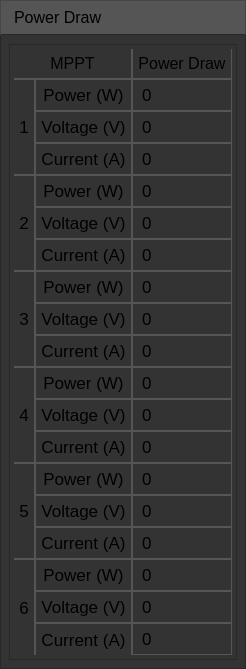
         <widget class="QWidget" name="powerDrawWindow" native="true">
          <property name="styleSheet">
           <string notr="true">QWidget {
	background: rgb(51, 51, 51);
	border-style:solid;
	border-width: 1px;
	border-color: rgb(40,40,40);
	padding: 9px;
border-image: none;
}

QLabel {
	alignment: center;
	padding: 1px;
}</string>
          </property>
          <layout class="QVBoxLayout" name="powerDrawWindowLayout">
           <property name="spacing">
            <number>0</number>
           </property>
           <property name="leftMargin">
            <number>0</number>
           </property>
           <property name="topMargin">
            <number>0</number>
           </property>
           <property name="rightMargin">
            <number>0</number>
           </property>
           <property name="bottomMargin">
            <number>0</number>
           </property>
           <item>
            <widget class="QWidget" name="powerDrawTitleBar" native="true">
             <property name="minimumSize">
              <size>
               <width>0</width>
               <height>35</height>
              </size>
             </property>
             <property name="maximumSize">
              <size>
               <width>16777215</width>
               <height>35</height>
              </size>
             </property>
             <property name="styleSheet">
              <string notr="true">QWidget {
	background: rgb(85, 85, 85);
	border-color: rgb(70,70,70);
	padding: 2px;
	background: url(:/Resources/SubTitleBar.png);
	border-bottom-color: rgb(40,40,40);
}</string>
             </property>
             <layout class="QHBoxLayout" name="powerDrawTitleBarLayout">
              <property name="spacing">
               <number>9</number>
              </property>
              <property name="leftMargin">
               <number>9</number>
              </property>
              <property name="topMargin">
               <number>4</number>
              </property>
              <property name="rightMargin">
               <number>9</number>
              </property>
              <property name="bottomMargin">
               <number>4</number>
              </property>
              <item>
               <widget class="QLabel" name="powerDrawTitleLabel">
                <property name="styleSheet">
                 <string notr="true">border-style: none;
background: none;</string>
                </property>
                <property name="text">
                 <string>&lt;html&gt;&lt;head/&gt;&lt;body&gt;&lt;p&gt;&lt;span style=&quot; font-size:12pt;&quot;&gt;Power Draw&lt;/span&gt;&lt;/p&gt;&lt;/body&gt;&lt;/html&gt;</string>
                </property>
               </widget>
              </item>
             </layout>
            </widget>
           </item>
           <item>
            <layout class="QGridLayout" name="powerDrawContentLayout" rowstretch="0">
             <property name="leftMargin">
              <number>9</number>
             </property>
             <property name="topMargin">
              <number>9</number>
             </property>
             <property name="rightMargin">
              <number>9</number>
             </property>
             <property name="bottomMargin">
              <number>9</number>
             </property>
             <property name="verticalSpacing">
              <number>9</number>
             </property>
             <item row="0" column="0">
              <widget class="QWidget" name="powerDrawContent" native="true">
               <property name="styleSheet">
                <string notr="true">QLabel {
	border: 1px solid rgb(85, 85, 85);
	padding: 5px;
	border-radius: 0px;
	qproperty-alignment: AlignCenter;
	font-size: 17px;
}</string>
               </property>
               <layout class="QGridLayout" name="powerDrawContentLayout2">
                <property name="leftMargin">
                 <number>5</number>
                </property>
                <property name="topMargin">
                 <number>5</number>
                </property>
                <property name="rightMargin">
                 <number>5</number>
                </property>
                <property name="bottomMargin">
                 <number>5</number>
                </property>
                <property name="spacing">
                 <number>0</number>
                </property>
                <item row="0" column="0">
                 <layout class="QGridLayout" name="powerDrawLayout">
                  <property name="spacing">
                   <number>0</number>
                  </property>
                  <item row="0" column="1">
                   <widget class="QLabel" name="powerPowerDrawLabel">
                    <property name="minimumSize">
                     <size>
                      <width>100</width>
                      <height>0</height>
                     </size>
                    </property>
                    <property name="styleSheet">
                     <string notr="true">border-top: none;</string>
                    </property>
                    <property name="text">
                     <string>&lt;html&gt;&lt;head/&gt;&lt;body&gt;&lt;p&gt;&lt;span style=&quot; font-size:12pt;&quot;&gt;Power Draw&lt;/span&gt;&lt;/p&gt;&lt;/body&gt;&lt;/html&gt;</string>
                    </property>
                    <property name="alignment">
                     <set>Qt::AlignCenter</set>
                    </property>
                   </widget>
                  </item>
                  <item row="6" column="0">
                   <layout class="QGridLayout" name="power6MPPTLayout">
                    <property name="spacing">
                     <number>0</number>
                    </property>
                    <item row="0" column="1">
                     <widget class="QLabel" name="power6Label">
                      <property name="text">
                       <string>Power (W)</string>
                      </property>
                      <property name="alignment">
                       <set>Qt::AlignCenter</set>
                      </property>
                     </widget>
                    </item>
                    <item row="2" column="1">
                     <widget class="QLabel" name="power6CurrentLabel">
                      <property name="styleSheet">
                       <string notr="true">border-bottom: none;</string>
                      </property>
                      <property name="text">
                       <string>Current (A)</string>
                      </property>
                      <property name="alignment">
                       <set>Qt::AlignCenter</set>
                      </property>
                     </widget>
                    </item>
                    <item row="1" column="1">
                     <widget class="QLabel" name="power6VoltageLabel">
                      <property name="text">
                       <string>Voltage (V)</string>
                      </property>
                      <property name="alignment">
                       <set>Qt::AlignCenter</set>
                      </property>
                     </widget>
                    </item>
                    <item row="0" column="0" rowspan="3">
                     <widget class="QLabel" name="power6PowerLabel">
                      <property name="styleSheet">
                       <string notr="true">border-left: none;
border-bottom: none;</string>
                      </property>
                      <property name="text">
                       <string>6</string>
                      </property>
                      <property name="alignment">
                       <set>Qt::AlignCenter</set>
                      </property>
                     </widget>
                    </item>
                   </layout>
                  </item>
                  <item row="2" column="0">
                   <layout class="QGridLayout" name="power2MPPTLayout">
                    <property name="spacing">
                     <number>0</number>
                    </property>
                    <item row="0" column="1">
                     <widget class="QLabel" name="power2PowerLabel">
                      <property name="text">
                       <string>Power (W)</string>
                      </property>
                      <property name="alignment">
                       <set>Qt::AlignCenter</set>
                      </property>
                     </widget>
                    </item>
                    <item row="1" column="1">
                     <widget class="QLabel" name="power2VoltageLabel">
                      <property name="text">
                       <string>Voltage (V)</string>
                      </property>
                      <property name="alignment">
                       <set>Qt::AlignCenter</set>
                      </property>
                     </widget>
                    </item>
                    <item row="2" column="1">
                     <widget class="QLabel" name="power2CurrentLabel">
                      <property name="text">
                       <string>Current (A)</string>
                      </property>
                      <property name="alignment">
                       <set>Qt::AlignCenter</set>
                      </property>
                     </widget>
                    </item>
                    <item row="0" column="0" rowspan="3">
                     <widget class="QLabel" name="power2Label">
                      <property name="styleSheet">
                       <string notr="true">border-left: none;</string>
                      </property>
                      <property name="text">
                       <string>2</string>
                      </property>
                      <property name="alignment">
                       <set>Qt::AlignCenter</set>
                      </property>
                     </widget>
                    </item>
                   </layout>
                  </item>
                  <item row="5" column="0">
                   <layout class="QGridLayout" name="power5MPPTLayout">
                    <property name="spacing">
                     <number>0</number>
                    </property>
                    <item row="1" column="1">
                     <widget class="QLabel" name="power5VoltageLabel">
                      <property name="text">
                       <string>Voltage (V)</string>
                      </property>
                      <property name="alignment">
                       <set>Qt::AlignCenter</set>
                      </property>
                     </widget>
                    </item>
                    <item row="0" column="1">
                     <widget class="QLabel" name="power5PowerLabel">
                      <property name="text">
                       <string>Power (W)</string>
                      </property>
                      <property name="alignment">
                       <set>Qt::AlignCenter</set>
                      </property>
                     </widget>
                    </item>
                    <item row="2" column="1">
                     <widget class="QLabel" name="power5CurrentLabel">
                      <property name="text">
                       <string>Current (A)</string>
                      </property>
                      <property name="alignment">
                       <set>Qt::AlignCenter</set>
                      </property>
                     </widget>
                    </item>
                    <item row="0" column="0" rowspan="3">
                     <widget class="QLabel" name="power5Label">
                      <property name="styleSheet">
                       <string notr="true">border-left: none;</string>
                      </property>
                      <property name="text">
                       <string>5</string>
                      </property>
                      <property name="alignment">
                       <set>Qt::AlignCenter</set>
                      </property>
                     </widget>
                    </item>
                   </layout>
                  </item>
                  <item row="0" column="0">
                   <widget class="QLabel" name="powerDrawMPPTLabel">
                    <property name="maximumSize">
                     <size>
                      <width>999999</width>
                      <height>50</height>
                     </size>
                    </property>
                    <property name="styleSheet">
                     <string notr="true">border-top: none;
border-left: none;</string>
                    </property>
                    <property name="text">
                     <string>&lt;html&gt;&lt;head/&gt;&lt;body&gt;&lt;p&gt;&lt;span style=&quot; font-size:12pt;&quot;&gt;MPPT&lt;/span&gt;&lt;/p&gt;&lt;/body&gt;&lt;/html&gt;</string>
                    </property>
                    <property name="textFormat">
                     <enum>Qt::RichText</enum>
                    </property>
                    <property name="alignment">
                     <set>Qt::AlignCenter</set>
                    </property>
                   </widget>
                  </item>
                  <item row="1" column="0">
                   <layout class="QGridLayout" name="power1MPPTLayout">
                    <property name="spacing">
                     <number>0</number>
                    </property>
                    <item row="3" column="1">
                     <widget class="QLabel" name="power1CurrentLabel">
                      <property name="text">
                       <string>Current (A)</string>
                      </property>
                      <property name="alignment">
                       <set>Qt::AlignCenter</set>
                      </property>
                     </widget>
                    </item>
                    <item row="2" column="1">
                     <widget class="QLabel" name="power1VoltageLabel">
                      <property name="text">
                       <string>Voltage (V)</string>
                      </property>
                      <property name="alignment">
                       <set>Qt::AlignCenter</set>
                      </property>
                     </widget>
                    </item>
                    <item row="1" column="1">
                     <widget class="QLabel" name="power1PowerLabel">
                      <property name="text">
                       <string>Power (W)</string>
                      </property>
                      <property name="alignment">
                       <set>Qt::AlignCenter</set>
                      </property>
                     </widget>
                    </item>
                    <item row="1" column="0" rowspan="3">
                     <widget class="QLabel" name="power1Label">
                      <property name="styleSheet">
                       <string notr="true">border-left: none;</string>
                      </property>
                      <property name="text">
                       <string>1</string>
                      </property>
                      <property name="alignment">
                       <set>Qt::AlignCenter</set>
                      </property>
                     </widget>
                    </item>
                   </layout>
                  </item>
                  <item row="3" column="0">
                   <layout class="QGridLayout" name="power3MPPTLayout">
                    <property name="spacing">
                     <number>0</number>
                    </property>
                    <item row="0" column="1">
                     <widget class="QLabel" name="power3PowerLabel">
                      <property name="text">
                       <string>Power (W)</string>
                      </property>
                      <property name="alignment">
                       <set>Qt::AlignCenter</set>
                      </property>
                     </widget>
                    </item>
                    <item row="1" column="1">
                     <widget class="QLabel" name="power3VoltageLabel">
                      <property name="text">
                       <string>Voltage (V)</string>
                      </property>
                      <property name="alignment">
                       <set>Qt::AlignCenter</set>
                      </property>
                     </widget>
                    </item>
                    <item row="2" column="1">
                     <widget class="QLabel" name="power3CurrentLabel">
                      <property name="text">
                       <string>Current (A)</string>
                      </property>
                      <property name="alignment">
                       <set>Qt::AlignCenter</set>
                      </property>
                     </widget>
                    </item>
                    <item row="0" column="0" rowspan="3">
                     <widget class="QLabel" name="power3Label">
                      <property name="styleSheet">
                       <string notr="true">border-left: none;</string>
                      </property>
                      <property name="text">
                       <string>3</string>
                      </property>
                      <property name="alignment">
                       <set>Qt::AlignCenter</set>
                      </property>
                     </widget>
                    </item>
                   </layout>
                  </item>
                  <item row="4" column="0">
                   <layout class="QGridLayout" name="power4MPPTLayout">
                    <property name="spacing">
                     <number>0</number>
                    </property>
                    <item row="0" column="1">
                     <widget class="QLabel" name="power4PowerLabel">
                      <property name="text">
                       <string>Power (W)</string>
                      </property>
                      <property name="alignment">
                       <set>Qt::AlignCenter</set>
                      </property>
                     </widget>
                    </item>
                    <item row="2" column="1">
                     <widget class="QLabel" name="power4CurrentLabel">
                      <property name="text">
                       <string>Current (A)</string>
                      </property>
                      <property name="alignment">
                       <set>Qt::AlignCenter</set>
                      </property>
                     </widget>
                    </item>
                    <item row="1" column="1">
                     <widget class="QLabel" name="power4VoltageLabel">
                      <property name="text">
                       <string>Voltage (V)</string>
                      </property>
                      <property name="alignment">
                       <set>Qt::AlignCenter</set>
                      </property>
                     </widget>
                    </item>
                    <item row="0" column="0" rowspan="3">
                     <widget class="QLabel" name="power4Label">
                      <property name="styleSheet">
                       <string notr="true">border-left: none;</string>
                      </property>
                      <property name="text">
                       <string>4</string>
                      </property>
                      <property name="alignment">
                       <set>Qt::AlignCenter</set>
                      </property>
                     </widget>
                    </item>
                   </layout>
                  </item>
                  <item row="1" column="1">
                   <layout class="QVBoxLayout" name="power1PowerLayout">
                    <property name="spacing">
                     <number>0</number>
                    </property>
                    <item>
                     <widget class="QLabel" name="power1PowerValue">
                      <property name="text">
                       <string>0</string>
                      </property>
                     </widget>
                    </item>
                    <item>
                     <widget class="QLabel" name="power1VoltageValue">
                      <property name="text">
                       <string>0</string>
                      </property>
                     </widget>
                    </item>
                    <item>
                     <widget class="QLabel" name="power1CurrentValue">
                      <property name="text">
                       <string>0</string>
                      </property>
                     </widget>
                    </item>
                   </layout>
                  </item>
                  <item row="2" column="1">
                   <layout class="QVBoxLayout" name="power2PowerLayout">
                    <property name="spacing">
                     <number>0</number>
                    </property>
                    <item>
                     <widget class="QLabel" name="power2PowerValue">
                      <property name="text">
                       <string>0</string>
                      </property>
                     </widget>
                    </item>
                    <item>
                     <widget class="QLabel" name="power2VoltageValue">
                      <property name="text">
                       <string>0</string>
                      </property>
                     </widget>
                    </item>
                    <item>
                     <widget class="QLabel" name="power2CurrentValue">
                      <property name="text">
                       <string>0</string>
                      </property>
                     </widget>
                    </item>
                   </layout>
                  </item>
                  <item row="3" column="1">
                   <layout class="QVBoxLayout" name="power3PowerLayout">
                    <property name="spacing">
                     <number>0</number>
                    </property>
                    <item>
                     <widget class="QLabel" name="power3PowerValue">
                      <property name="text">
                       <string>0</string>
                      </property>
                     </widget>
                    </item>
                    <item>
                     <widget class="QLabel" name="power3VoltageValue">
                      <property name="text">
                       <string>0</string>
                      </property>
                     </widget>
                    </item>
                    <item>
                     <widget class="QLabel" name="power3CurrentValue">
                      <property name="text">
                       <string>0</string>
                      </property>
                     </widget>
                    </item>
                   </layout>
                  </item>
                  <item row="4" column="1">
                   <layout class="QVBoxLayout" name="power4PowerLayout">
                    <property name="spacing">
                     <number>0</number>
                    </property>
                    <item>
                     <widget class="QLabel" name="power4PowerValue">
                      <property name="text">
                       <string>0</string>
                      </property>
                     </widget>
                    </item>
                    <item>
                     <widget class="QLabel" name="power4VoltageValue">
                      <property name="text">
                       <string>0</string>
                      </property>
                     </widget>
                    </item>
                    <item>
                     <widget class="QLabel" name="power4CurrentValue">
                      <property name="text">
                       <string>0</string>
                      </property>
                     </widget>
                    </item>
                   </layout>
                  </item>
                  <item row="5" column="1">
                   <layout class="QVBoxLayout" name="power5PowerLayout">
                    <property name="spacing">
                     <number>0</number>
                    </property>
                    <item>
                     <widget class="QLabel" name="power5PowerValue">
                      <property name="text">
                       <string>0</string>
                      </property>
                     </widget>
                    </item>
                    <item>
                     <widget class="QLabel" name="power5VoltageValue">
                      <property name="text">
                       <string>0</string>
                      </property>
                     </widget>
                    </item>
                    <item>
                     <widget class="QLabel" name="power5CurrentValue">
                      <property name="text">
                       <string>0</string>
                      </property>
                     </widget>
                    </item>
                   </layout>
                  </item>
                  <item row="6" column="1">
                   <layout class="QVBoxLayout" name="power6PowerLayout">
                    <property name="spacing">
                     <number>0</number>
                    </property>
                    <item>
                     <widget class="QLabel" name="power6PowerValue">
                      <property name="text">
                       <string>0</string>
                      </property>
                     </widget>
                    </item>
                    <item>
                     <widget class="QLabel" name="power6VoltageValue">
                      <property name="text">
                       <string>0</string>
                      </property>
                     </widget>
                    </item>
                    <item>
                     <widget class="QLabel" name="power6CurrentValue">
                      <property name="text">
                       <string>0</string>
                      </property>
                     </widget>
                    </item>
                   </layout>
                  </item>
                 </layout>
                </item>
               </layout>
              </widget>
             </item>
            </layout>
           </item>
          </layout>
         </widget>
